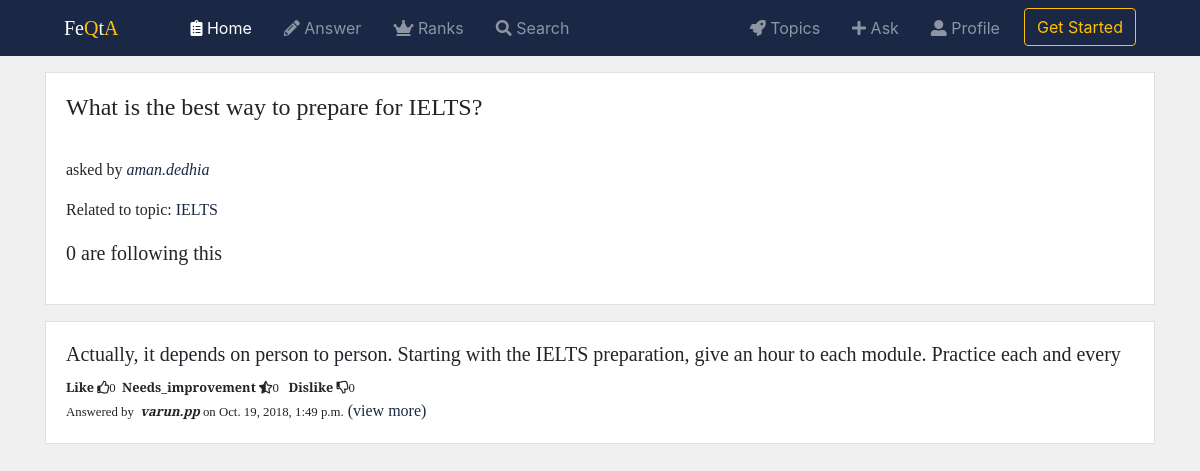
Before: /FeQta/question/question-byamandedhianone-l2gk/ with the older database file.
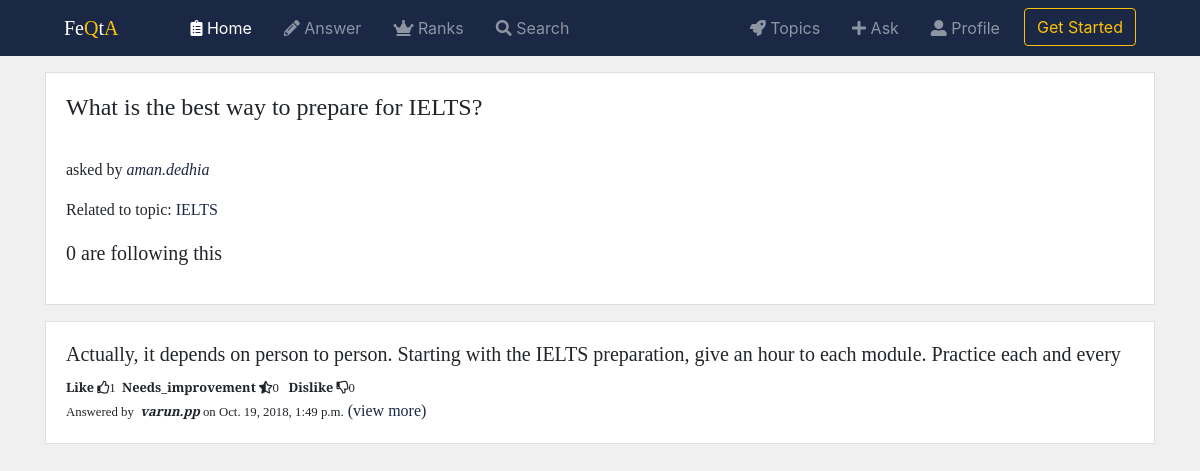
After: the same page with the newer database file.
### FeQta/models.py (models this page shows, shortened)
class Answer(models.Model):
    owner = models.ForeignKey(User, on_delete=models.CASCADE)
    question = models.ForeignKey(Question, on_delete=models.CASCADE)
    answer = models.TextField(max_length=20000)
    likes = models.ManyToManyField(User, related_name='answers_liked', blank=True)
    needs_improvement = models.ManyToManyField(User, related_name='answers_needimp', blank=True)
    dislikes = models.ManyToManyField(User, related_name='answers_disliked', blank=True)
    timestamp = models.DateTimeField(auto_now_add=True)
    updated = models.DateTimeField(auto_now=True)
    slug = models.SlugField(null=True, blank=True)
    objects = AnswerManager()
    class Meta:
        ordering = ['-updated', '-timestamp']
    def get_absolute_url(self):
        return reverse('FeQta:answer_detail', kwargs={'slug': self.slug})

### FeQta/views.py (the view, shortened to what this page needs)
# urls.py: path('question/<slug>/', views.QuestionDetailView.as_view(), name="question_detail"),
class QuestionDetailView(DetailView):
    model = Question
    def get_context_data(self, *args, **kwargs):
        context = super(QuestionDetailView, self).get_context_data(*args, **kwargs)
        user = self.request.user
        question = self.object
        count = question.followers.all().count()
        context['count'] = count
        is_following = False
        if user in question.followers.all():
                is_following = True
        context['is_following'] = is_following
        return context

### FeQta/models.py (called while the page is built)
    def get_absolute_url(self):
        return reverse('FeQta:profile_detail', kwargs={'username': self.user.username})

    def get_absolute_url(self):
        return reverse('FeQta:topic_detail', kwargs={'slug': self.slug})

    def get_queryset(self):
        return QuestionQuerySet(self.model, using=self._db)

    def get_queryset(self):
        return AnswerQuerySet(self.model, using=self._db)

### FeQta/templates/FeQta/question_detail.html (shortened to what this page needs)
{% extends "base.html" %}
{% block body %}
    <div class="card">
        <div class="card-body">
            <h4 class="card-title">{{ question.question }}</h4><br/>
            <p class="card-text">asked by <i><a href="{{question.owner.profile.get_absolute_url}}">{{ question.owner.username }}</a></i></p>
            <p class="card-text">Related to topic: <a href="{{question.topic.get_absolute_url}}">{{question.topic.name}}</a> </p>
            <p class="mt-3 lead">{{count}} are following this</p>
        </div>
    </div>
    <div class="mt-3">
        {% for ans in question.answer_set.all %}
        <div class="card mb-1">
                <div class="card-body">
                    {% include 'FeQta/snippets/answer_card.html'%}
                </div>
        </div>
        {% endfor %}
    </div>
{% endblock %}

### FeQta/templates/FeQta/snippets/answer_card.html
<h5 class="card-text" style="height:25px;overflow: hidden">{{ ans.answer }}</h5>
<small><b>Like</b>&nbsp;<i class="far fa-thumbs-up"></i>{{ ans.likes.count }}&nbsp;&nbsp;<b>Needs_improvement</b>&nbsp;<i class="fas fa-star-half-alt"></i>{{ans.needs_improvement.count}}&nbsp;&nbsp;
    <b>Dislike</b>&nbsp;<i class="far fa-thumbs-down"></i>{{ans.dislikes.count}}</small><br/>
<small>Answered by &nbsp;<i><b>{{ans.owner}}</b></i>&nbsp;on
{{ans.timestamp}}</small>
<a href="{{ans.get_absolute_url}}">(view more)</a>

Changed rows visible on the page:
changed Answer "varun.pp": likes.count "0" → "1"
